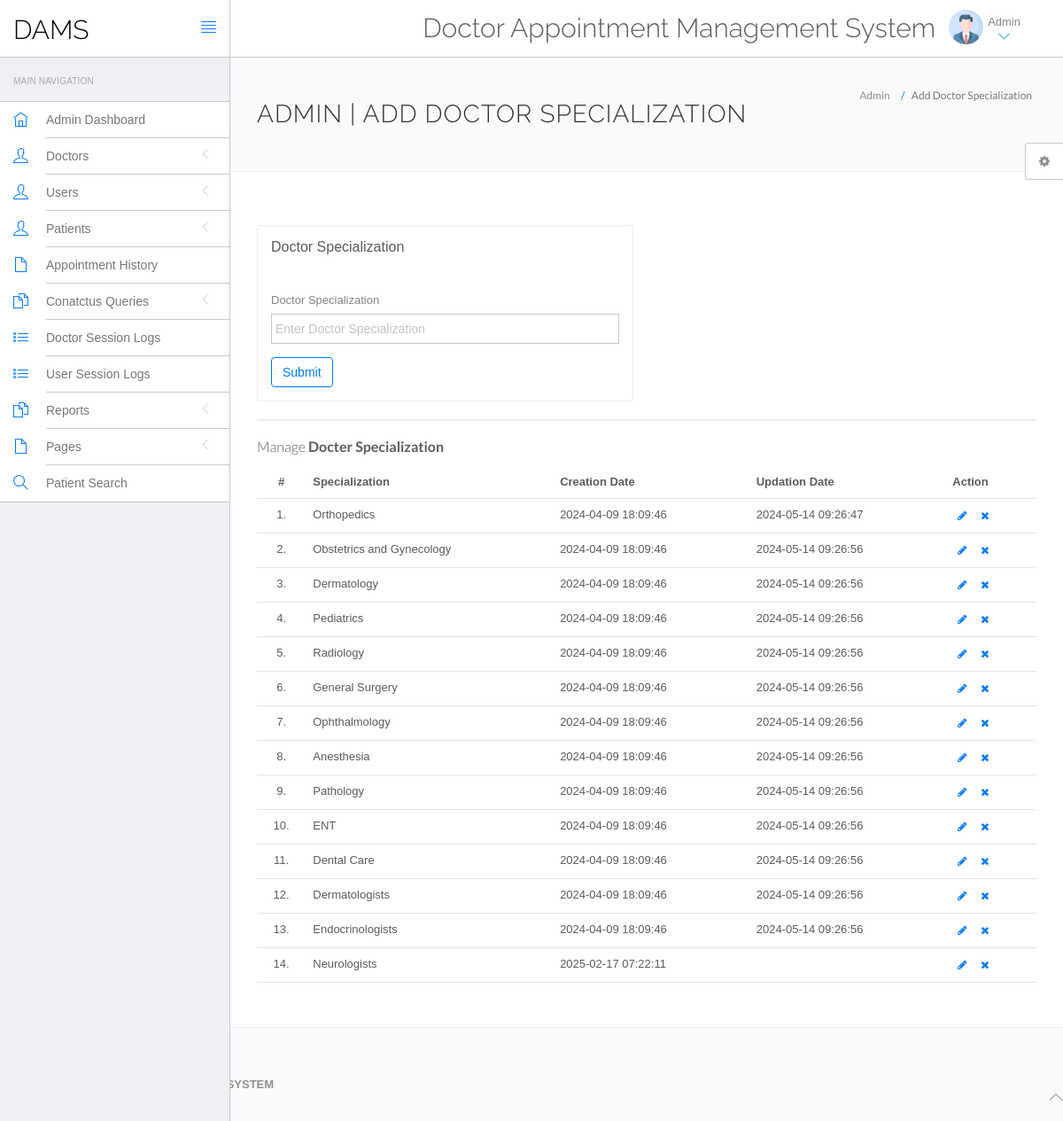
The page /dams/admin/doctor-specilization.php (signed in) on the database its author committed.
### tables this page shows
CREATE TABLE `doctorspecilization` (
  `id` int(11) NOT NULL,
  `specilization` varchar(255) DEFAULT NULL,
  `creationDate` timestamp NULL DEFAULT current_timestamp(),
  `updationDate` timestamp NULL DEFAULT NULL ON UPDATE current_timestamp()
);

### dams/admin/doctor-specilization.php (the view, shortened to what this page needs)
<?php
include('include/config.php');
if(strlen($_SESSION['id']==0)) {
 header('location:logout.php');
  } else{
?>
<!DOCTYPE html>
<html lang="en">
	<head>
		<link rel="stylesheet" href="vendor/bootstrap/css/bootstrap.min.css">
		<link rel="stylesheet" href="vendor/fontawesome/css/font-awesome.min.css">
		<link rel="stylesheet" href="vendor/themify-icons/themify-icons.min.css">
		<link href="vendor/animate.css/animate.min.css" rel="stylesheet" media="screen">
		<link href="vendor/perfect-scrollbar/perfect-scrollbar.min.css" rel="stylesheet" media="screen">
		<link href="vendor/switchery/switchery.min.css" rel="stylesheet" media="screen">
		<link href="vendor/bootstrap-touchspin/jquery.bootstrap-touchspin.min.css" rel="stylesheet" media="screen">
		<link href="vendor/select2/select2.min.css" rel="stylesheet" media="screen">
		<link href="vendor/bootstrap-datepicker/bootstrap-datepicker3.standalone.min.css" rel="stylesheet" media="screen">
		<link href="vendor/bootstrap-timepicker/bootstrap-timepicker.min.css" rel="stylesheet" media="screen">
		<link rel="stylesheet" href="assets/css/styles.css">
		<link rel="stylesheet" href="assets/css/plugins.css">
		<link rel="stylesheet" href="assets/css/themes/theme-1.css" id="skin_color" />
	</head>
	<body>
		<div id="app">
<?php include('include/sidebar.php');?>
			<div class="app-content">
						<?php include('include/header.php');?>
				<div class="main-content" >
					<div class="wrap-content container" id="container">
						<section id="page-title">
							<div class="row">
								<div class="col-sm-8">
									<h1 class="mainTitle">Admin | Add Doctor Specialization</h1>
																	</div>
								<ol class="breadcrumb">
									<li>
										<span>Admin</span>
									</li>
									<li class="active">
										<span>Add Doctor Specialization</span>
									</li>
								</ol>
							</div>
						</section>
						<div class="container-fluid container-fullw bg-white">
							<div class="row">
								<div class="col-md-12">
									<div class="row margin-top-30">
										<div class="col-lg-6 col-md-12">
											<div class="panel panel-white">
												<div class="panel-heading">
													<h5 class="panel-title">Doctor Specialization</h5>
												</div>
												<div class="panel-body">
													<form role="form" name="dcotorspcl" method="post" >
														<div class="form-group">
															<label for="exampleInputEmail1">
																Doctor Specialization
															</label>
							<input type="text" name="doctorspecilization" class="form-control"  placeholder="Enter Doctor Specialization">
														</div>
														<button type="submit" name="submit" class="btn btn-o btn-primary">
															Submit
														</button>
													</form>
												</div>
											</div>
										</div>
											</div>
										</div>
									<div class="col-lg-12 col-md-12">
											<div class="panel panel-white">
											</div>
										</div>
									</div>
									<div class="row">
								<div class="col-md-12">
									<h5 class="over-title margin-bottom-15">Manage <span class="text-bold">Docter Specialization</span></h5>
									<table class="table table-hover" id="sample-table-1">
										<thead>
											<tr>
												<th class="center">#</th>
												<th>Specialization</th>
												<th class="hidden-xs">Creation Date</th>
												<th>Updation Date</th>
												<th>Action</th>
											</tr>
										</thead>
										<tbody>
<?php
$sql=mysqli_query($con,"select * from doctorSpecilization");
$cnt=1;
while($row=mysqli_fetch_array($sql))
{
?>
											<tr>
												<td class="center"><?php echo $cnt;?>.</td>
												<td class="hidden-xs"><?php echo $row['specilization'];?></td>
												<td><?php echo $row['creationDate'];?></td>
												<td><?php echo $row['updationDate'];?>
												</td>
												<td >
												<div class="visible-md visible-lg hidden-sm hidden-xs">
							<a href="edit-doctor-specialization.php?id=<?php echo $row['id'];?>" class="btn btn-transparent btn-xs" tooltip-placement="top" tooltip="Edit"><i class="fa fa-pencil"></i></a>
	<a href="doctor-specilization.php?id=<?php echo $row['id']?>&del=delete" onClick="return confirm('Are you sure you want to delete?')"class="btn btn-transparent btn-xs tooltips" tooltip-placement="top" tooltip="Remove"><i class="fa fa-times fa fa-white"></i></a>
												</div>
												</td>
											</tr>
											<?php
$cnt=$cnt+1;
											 }?>
										</tbody>
									</table>
								</div>
							</div>
								</div>
							</div>
						</div>
					</div>
				</div>
	<?php include('include/footer.php');?>
	<?php include('include/setting.php');?>
	</body>
</html>
<?php } ?>

### dams/admin/assets/css/themes/theme-1.css (style rules this page uses)
body { background: #FAFAFA; }

### rows shown on the page
doctorspecilization: specilization "Orthopedics", creationDate "2024-04-09 18:09:46", updationDate "2024-05-14 09:26:47"
doctorspecilization: specilization "Obstetrics and Gynecology", creationDate "2024-04-09 18:09:46", updationDate "2024-05-14 09:26:56"
doctorspecilization: specilization "Dermatology", creationDate "2024-04-09 18:09:46", updationDate "2024-05-14 09:26:56"
doctorspecilization: specilization "Pediatrics", creationDate "2024-04-09 18:09:46", updationDate "2024-05-14 09:26:56"
doctorspecilization: specilization "Radiology", creationDate "2024-04-09 18:09:46", updationDate "2024-05-14 09:26:56"
doctorspecilization: specilization "General Surgery", creationDate "2024-04-09 18:09:46", updationDate "2024-05-14 09:26:56"
doctorspecilization: specilization "Ophthalmology", creationDate "2024-04-09 18:09:46", updationDate "2024-05-14 09:26:56"
doctorspecilization: specilization "Anesthesia", creationDate "2024-04-09 18:09:46", updationDate "2024-05-14 09:26:56"
doctorspecilization: specilization "Pathology", creationDate "2024-04-09 18:09:46", updationDate "2024-05-14 09:26:56"
doctorspecilization: specilization "ENT", creationDate "2024-04-09 18:09:46", updationDate "2024-05-14 09:26:56"
doctorspecilization: specilization "Dental Care", creationDate "2024-04-09 18:09:46", updationDate "2024-05-14 09:26:56"
doctorspecilization: specilization "Dermatologists", creationDate "2024-04-09 18:09:46", updationDate "2024-05-14 09:26:56"
doctorspecilization: specilization "Endocrinologists", creationDate "2024-04-09 18:09:46", updationDate "2024-05-14 09:26:56"
doctorspecilization: specilization "Neurologists", creationDate "2025-02-17 07:22:11"
